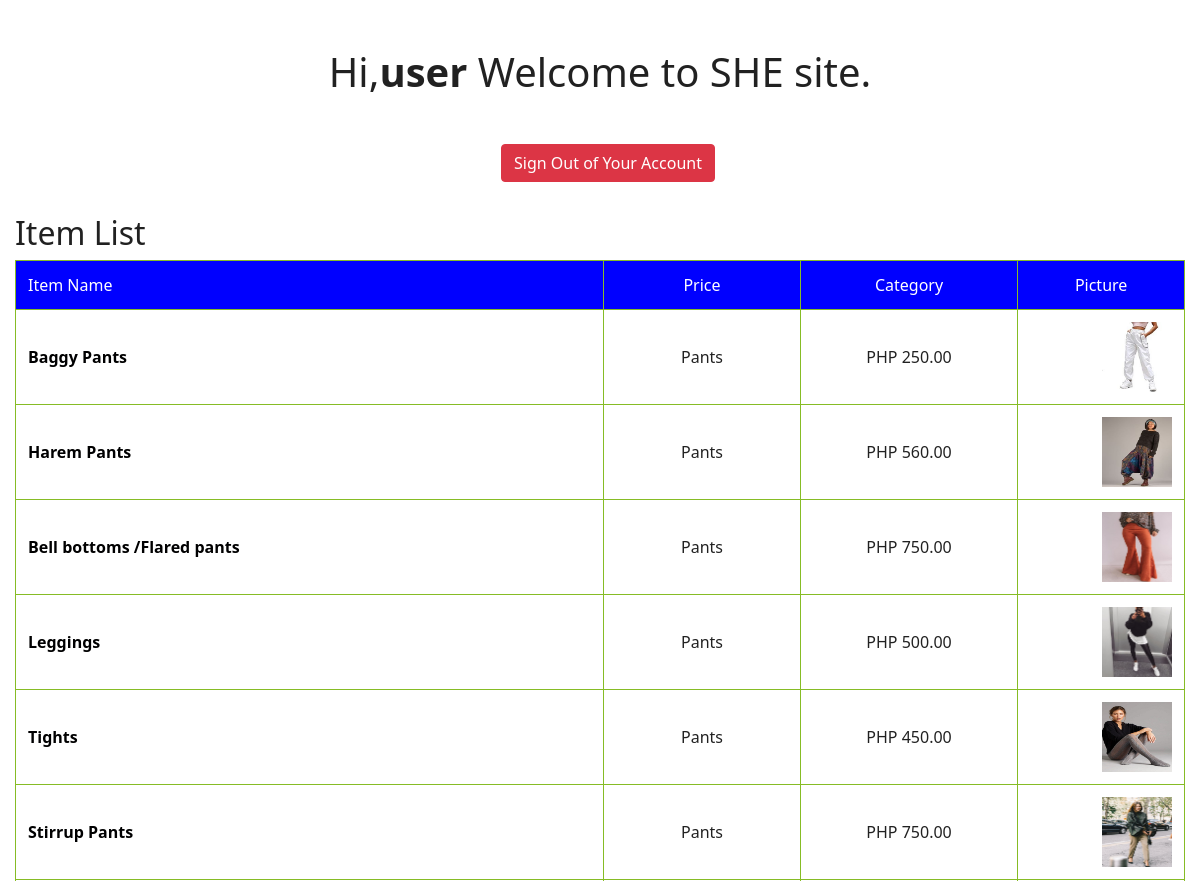
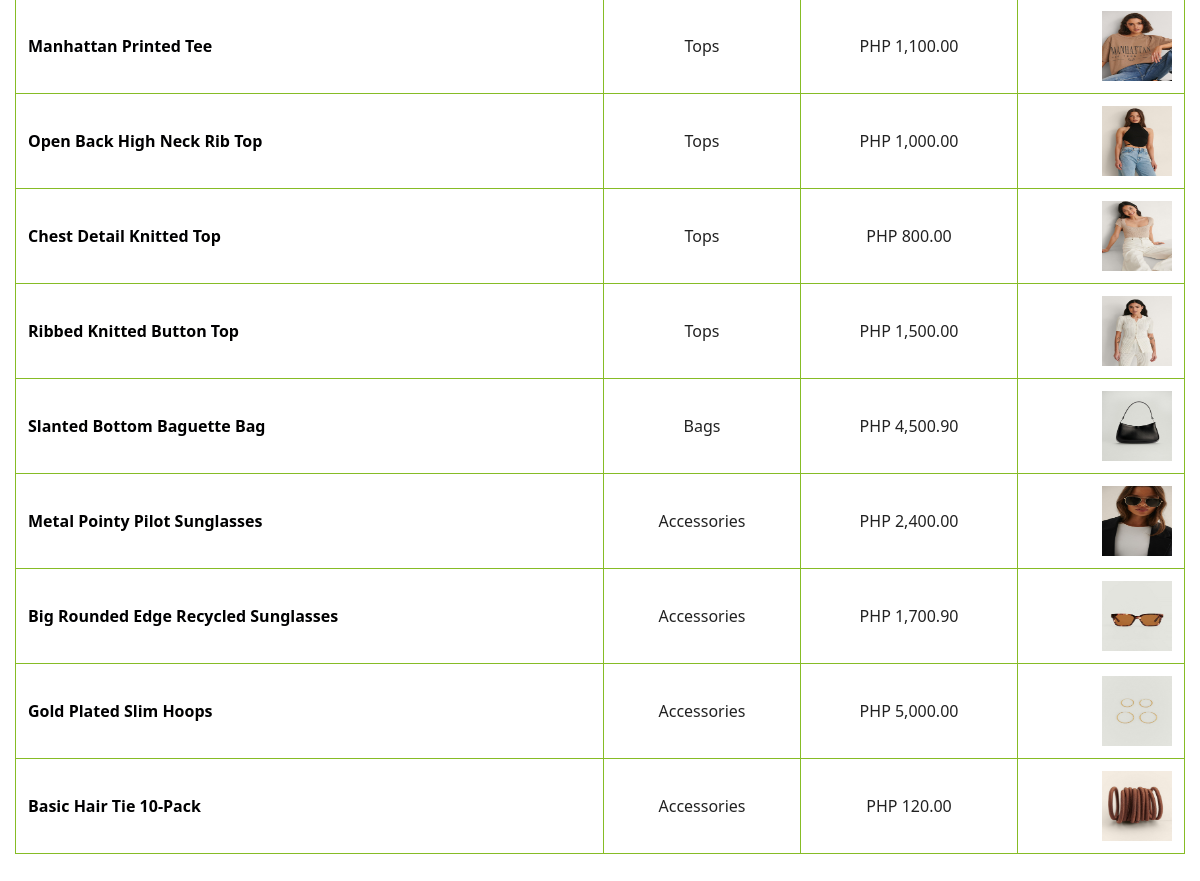
The app's page /welcome.php (signed in) with its own data (2 pictures, top to bottom).
### tables this page shows
CREATE TABLE `product` (
  `ID` int(255) NOT NULL,
  `itemname` varchar(100) NOT NULL,
  `category` varchar(100) NOT NULL,
  `price` varchar(255) NOT NULL,
  `picture` varchar(255) NOT NULL
);

### welcome.php (the view, shortened to what this page needs)
    <?php
include 'config.php'; ?>
 <!DOCTYPE html>
<html lang="en">
<head>
    <link rel="stylesheet" href="https://stackpath.bootstrapcdn.com/bootstrap/4.5.2/css/bootstrap.min.css">
</head>
<body>
    <h1 class="my-5" align="center" >Hi,<b><?php echo $_SESSION['username']; ?></b> Welcome to SHE site.</h1>
    <p align="center">
        <a href="logout.php" class="btn btn-danger ml-3" >Sign Out of Your Account</a>
    </p>
    <div class="container">
  <table class="responsive-table">
    <h2>Item List</h2>
<?php
$result = mysqli_query($con,"SELECT * FROM product");
?>
    <thead>
      <tr>
        <th scope="col">Item Name</th>
        <th scope="col">Price</th>
        <th scope="col">Category</th>
        <th scope="col">Picture</th>
      </tr>
    </thead>
    <tbody>
            <?php while($row = mysqli_fetch_array($result))
  {?>
      <tr>
        <th scope="row"><?Php echo $row['itemname']; ?></th>
        <td data-title="Released"><?Php echo $row['category']; ?></td>
        <td data-title="Studio"><?Php echo $row['price']; ?></td>
        <td data-title="Worldwide Gross" data-type="currency"><img src="admin/items/<?php echo $row['picture']; ?> " width="70" height="70"   ></td>
      </tr>
    </tbody>
  <?php }mysqli_close($con);?>
  </table>
</div>
</body>
</html>

### welcome.php (style rules this page uses)
html { box-sizing: border-box; }
*, *:before, *:after { box-sizing: inherit; }
body { font-family: system-ui, -apple-system, BlinkMacSystemFont, "Avenir Next", "Avenir", "Segoe UI", "Lucida Grande", "Helvetica Neue", "Helvetica", "Fira Sans", "Roboto", "Noto", "Droid Sans", "Cantarell", "Oxygen", "Ubuntu", "Franklin Gothic Medium", "Century Gothic", "Liberation Sans", sans-serif; color: rgba(0, 0, 0, 0.87); }
a { color: #26890d; }
.container { margin: 5% 3%; }
@media (min-width: 48em) { .container { margin: 2%; } }
@media (min-width: 75em) { .container { margin: 2em auto; max-width: 75em; } }
.responsive-table { width: 100%; margin-bottom: 1.5em; border-spacing: 0; }
@media (min-width: 48em) { .responsive-table { font-size: 0.9em; } }
@media (min-width: 62em) { .responsive-table { font-size: 1em; } }
.responsive-table thead { position: absolute; clip: rect(1px 1px 1px 1px); padding: 0; border: 0; height: 1px; width: 1px; overflow: hidden; }
@media (min-width: 48em) { .responsive-table thead { position: relative; clip: auto; height: auto; width: auto; overflow: auto; } }
.responsive-table thead th { background-color: blue; border: 1px solid #86bc25; font-weight: normal; text-align: center; color: white; }
.responsive-table thead th:first-of-type { text-align: left; }
.responsive-table tbody, .responsive-table tr, .responsive-table th, .responsive-table td { display: block; padding: 0; text-align: left; white-space: normal; }
@media (min-width: 48em) { .responsive-table tr { display: table-row; } }
.responsive-table th, .responsive-table td { padding: 0.5em; vertical-align: middle; }
@media (min-width: 30em) { .responsive-table th, .responsive-table td { padding: 0.75em 0.5em; } }
@media (min-width: 48em) { .responsive-table th, .responsive-table td { display: table-cell; padding: 0.5em; } }
@media (min-width: 62em) { .responsive-table th, .responsive-table td { padding: 0.75em 0.5em; } }
@media (min-width: 75em) { .responsive-table th, .responsive-table td { padding: 0.75em; } }
@media (min-width: 48em) { .responsive-table tbody { display: table-row-group; } }
.responsive-table tbody tr { margin-bottom: 1em; }
@media (min-width: 48em) { .responsive-table tbody tr { display: table-row; border-width: 1px; } }
.responsive-table tbody tr:last-of-type { margin-bottom: 0; }
.responsive-table tbody th[scope=row] { background-color: blue; color: white; }
@media (min-width: 30em) { .responsive-table tbody th[scope=row] { border-left: 1px solid #86bc25; border-bottom: 1px solid #86bc25; } }
@media (min-width: 48em) { .responsive-table tbody th[scope=row] { background-color: transparent; color: #000001; text-align: left; } }
.responsive-table tbody td { text-align: right; }
@media (min-width: 48em) { .responsive-table tbody td { border-left: 1px solid #86bc25; border-bottom: 1px solid #86bc25; text-align: center; } }
@media (min-width: 48em) { .responsive-table tbody td:last-of-type { border-right: 1px solid #86bc25; } }
.responsive-table tbody td[data-type=currency] { text-align: right; }
.responsive-table tbody td[data-title]:before { content: attr(data-title); float: left; font-size: 0.8em; color: rgba(0, 0, 0, 0.54); }
@media (min-width: 30em) { .responsive-table tbody td[data-title]:before { font-size: 0.9em; } }
@media (min-width: 48em) { .responsive-table tbody td[data-title]:before { content: none; } }

### records on screen
product: itemname "Baggy Pants", category "Pants", price "PHP 250.00", picture (picture)
product: itemname "Harem Pants", category "Pants", price "PHP 560.00", picture (picture)
product: itemname "Bell bottoms /Flared pants", category "Pants", price "PHP 750.00", picture (picture)
product: itemname "Leggings", category "Pants", price "PHP 500.00", picture (picture)
product: itemname "Tights", category "Pants", price "PHP 450.00", picture (picture)
product: itemname "Stirrup Pants", category "Pants", price "PHP 750.00", picture (picture)
product: itemname "Manhattan Printed Tee", category "Tops", price "PHP 1,100.00", picture (picture)
product: itemname "Open Back High Neck Rib Top", category "Tops", price "PHP 1,000.00", picture (picture)
product: itemname "Chest Detail Knitted Top", category "Tops", price "PHP 800.00", picture (picture)
product: itemname "Ribbed Knitted Button Top", category "Tops", price "PHP 1,500.00", picture (picture)
product: itemname "Slanted Bottom Baguette Bag", category "Bags", price "PHP 4,500.90", picture (picture)
product: itemname "Metal Pointy Pilot Sunglasses", category "Accessories", price "PHP 2,400.00", picture (picture)
product: itemname "Big Rounded Edge Recycled Sunglasses", category "Accessories", price "PHP 1,700.90", picture (picture)
product: itemname "Gold Plated Slim Hoops", category "Accessories", price "PHP 5,000.00", picture (picture)
product: itemname "Basic Hair Tie 10-Pack", category "Accessories", price "PHP 120.00", picture (picture)

### other values on screen
$_SESSION['username'] "user"
